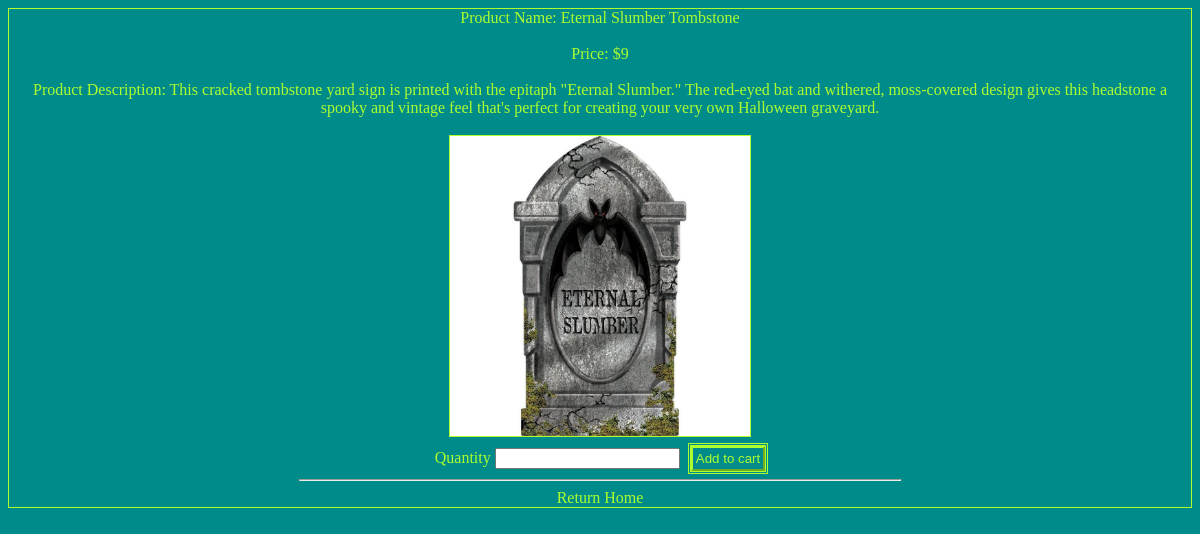
Page /view/show_product.php?id=2 on the committed database.
### tables this page shows
CREATE TABLE `items` (
  `item_id` int(11) NOT NULL,
  `item_name` varchar(255) NOT NULL,
  `price` float NOT NULL,
  `description` varchar(255) NOT NULL,
  `image_name` varchar(255) NOT NULL
);

### model/data_functions.php (called while the page is built, shortened)
<?php
    $dsn = "mysql:host=localhost;dbname=octoberstore";
    $username = "root";
	$password = "";
    try {
		$db = new PDO($dsn, $username, $password);
    } catch (PDOException $e){
        echo("Failed to connect to Database");
    }
    function getItemById($id) {
        $myQuery = "Select * from items WHERE item_id=$id";
        global $db;
        $qry = $db->query($myQuery);
        $items = $qry->fetchAll(PDO::FETCH_ASSOC);
        if($items) return $items[0];
    }
?>

### view/show_product.php (the view, shortened to what this page needs)
<?php
    include '../model/data_functions.php';
    $item = null;
    if($_GET) {
        $item = getItemById($_GET['id']);
    }
?>
<!DOCTYPE html>
<html lang="en">
<head>
    <link rel="stylesheet" href="../assets/css/styles.css">
</head>
<body>
    <?php if(!$item): ?>
        <h1>Item does not exist!</h1>
    <?php else: ?>
		<?php
			echo("Product Name: " . $item["item_name"] . "<br><br>Price: $" . $item['price']
			. "<br><br>Product Description: " . $item["description"] . "<br><br><img src=\"../assets/img/" . $item['image_name'] . "\" alt = \" Image of " . $item["item_name"] . "\">");
		?>
        <form action="/OctoberStore/index.php" method="POST" id="quantity">
			<label for="qty"> Quantity </label>
			<input type="number" name="qty" min="1">
            <button id="add-to-cart">Add to cart</button>
        </form>
    <?php endif;?>
 <hr>
    <a href="/OctoberStore" id="return-home-btn">Return Home</a>
</body>
</html>

### assets/css/styles.css (style rules this page uses)
body { background-color: darkcyan; color: greenyellow; border: 1px solid greenyellow; }
img { width: 300px; height: 300px; }
#quantity { margin-top: 5px; }
#add-to-cart { margin-left: 7px; color: greenyellow; background-color: darkcyan; padding: 3px; outline-style: double; border-color: greenyellow; }
hr { color: greenyellow; width: 50vw; }
#return-home-btn { text-decoration: none; color: greenyellow; padding-bottom: 10px; }
html { text-align: center; }
img { border: 1px solid greenyellow; }

### rows in the picture
items: item_name "Eternal Slumber Tombstone", price "9", description "This cracked tombstone yard sign is printed with the epitaph \"Eternal Slumber.\" The red-eyed bat and withered, moss-covered design gives this headstone a spooky and vintage feel that's perfect for creating your very own Halloween graveyard.", image_name (picture)
